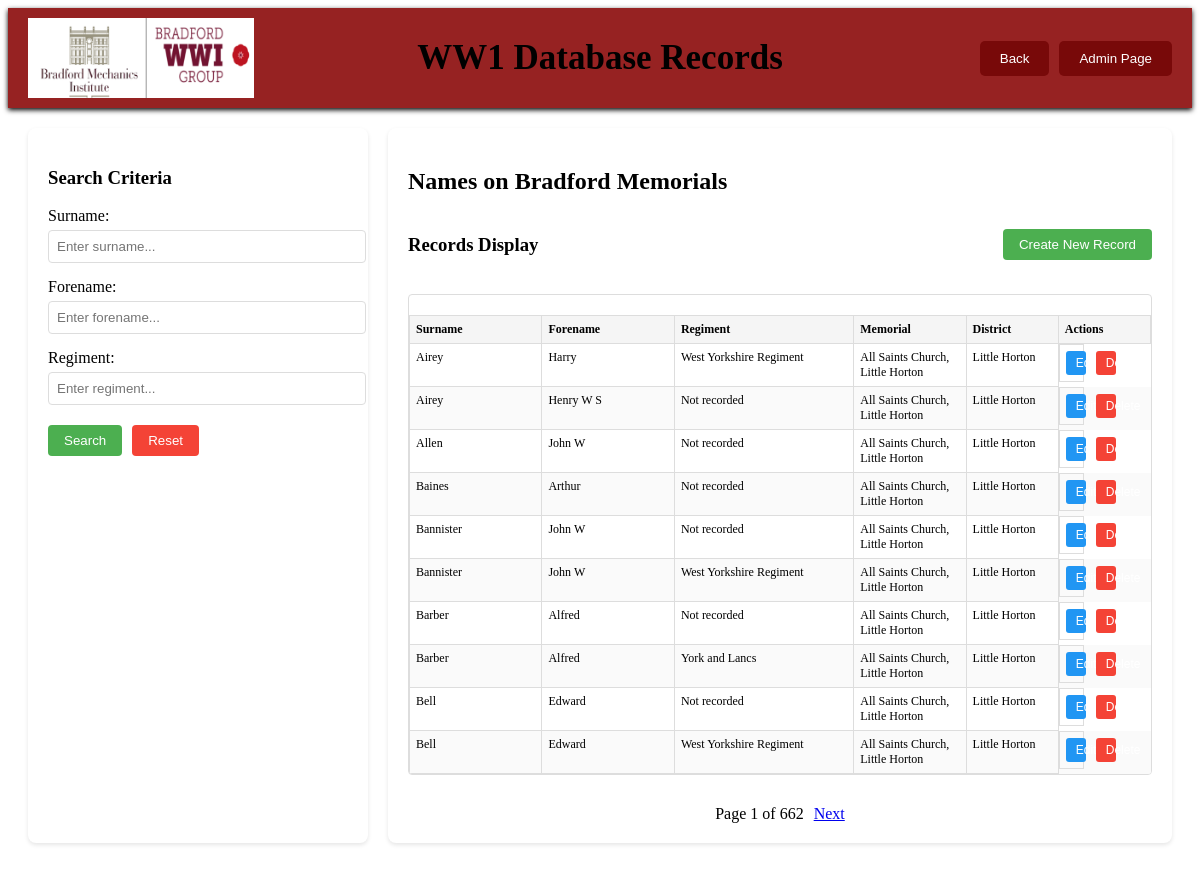
The app's page /admin/AdminMemorial.php with its own data.
### tables this page shows
CREATE TABLE `memorials` (
  `MemorialID` int(11) NOT NULL,
  `Surname` varchar(35) NOT NULL,
  `Forename` varchar(35) NOT NULL,
  `Regiment` varchar(255) NOT NULL,
  `Unit` varchar(255) NOT NULL,
  `Cemetery/Memorial` varchar(255) NOT NULL,
  `Cemetery/Grave Ref.` varchar(255) NOT NULL,
  `Cemetery / Memorial Country` varchar(255) NOT NULL,
  `Memorial` varchar(255) NOT NULL,
  `Memorial Location` varchar(255) NOT NULL,
  `Memorial Info` varchar(255) NOT NULL,
  `Memorial Postcode` varchar(255) NOT NULL,
  `District` varchar(255) NOT NULL,
  `Photo available` varchar(10) NOT NULL
);

### admin/AdminMemorial.php (the view, shortened to what this page needs)
<?php
require 'db_connect.php';
$surname = $_GET['surname'] ?? '';
$forename = $_GET['forename'] ?? '';
$regiment = $_GET['regiment'] ?? '';
$page = $_GET['page'] ?? 1;
$records_per_page = 10;
$offset = ($page - 1) * $records_per_page;
$query = "SELECT * FROM memorials WHERE 1=1";
$params = [];
$query .= " LIMIT ? OFFSET ?";
$params[] = $records_per_page;
$params[] = $offset;
$stmt = $mysqli->prepare($query);
$bind_types = str_repeat('s', count($params));
$stmt->bind_param($bind_types, ...$params);
$stmt->execute();
$results = $stmt->get_result()->fetch_all(MYSQLI_ASSOC);
$total_query = "SELECT COUNT(*) FROM memorials WHERE 1=1";
$total_stmt = $mysqli->prepare($total_query);
$total_stmt->execute();
$total_results = $total_stmt->get_result()->fetch_row()[0];
$total_pages = ceil($total_results / $records_per_page);
?>
<!DOCTYPE html>
<html lang="en">
<head>
    <link rel="stylesheet" href="AdminDatabase.css">
</head>
<body>
<div class="navbar">
        <div class="logo">
            <img src="../../rsc/GroupLogo.png" alt="WW1 Group">
        </div>
        <div class="title">
            WW1 Database Records
        </div>
        <div class="navbuttons">
            <button type="button" onclick="location.href='AdminSection2.html'">Back</button>
            <button type="button" onclick="location.href='AdminManageDatabase.html'">Admin Page</button>
        </div>
    </div>
    <div class="container">
        <div class="search-panel">
            <h3>Search Criteria</h3>
            <form id="searchForm" method="get">
                <div class="form-group">
                    <label for="surname">Surname:</label>
                    <input type="text" id="surname" name="surname" placeholder="Enter surname..." value="<?php echo htmlspecialchars($surname); ?>">
                </div>
                <div class="form-group">
                    <label for="forename">Forename:</label>
                    <input type="text" id="forename" name="forename" placeholder="Enter forename..." value="<?php echo htmlspecialchars($forename); ?>">
                </div>
                <div class="form-group">
                    <label for="regiment">Regiment:</label>
                    <input type="text" id="regiment" name="regiment" placeholder="Enter regiment..." value="<?php echo htmlspecialchars($regiment); ?>">
                </div>
                <div class="form-buttons">
                    <button type="button" id="searchButton">Search</button>
                    <button type="button" id="resetButton" onclick="window.location.href = 'AdminMemorial.php';">Reset</button>
                </div>
            </form>
        </div>
        <div class="content-panel">
            <div class="database-title">
                <h2>Names on Bradford Memorials</h2>
            </div>
            <div class="records-container">
                <div class="records-header">
                    <h3 id="resultsHeading">Records Display</h3>
                    <button id="createRecordBtn" class="create-record-btn">Create New Record</button>
                </div>
                <div class="display">
                    <?php
                    if (empty($results)) {
                        echo "<p>No records found.</p>";
                    } else {
                        echo "<table class='records-table'>";
                        echo "<thead><tr>
                            <th>Surname</th>
                            <th>Forename</th>
                            <th>Regiment</th>
                            <th>Memorial</th>
                            <th>District</th>
                            <th>Actions</th>
                        </tr></thead><tbody>";
                        foreach ($results as $row) {
                            echo "<tr>";
                            echo "<td>" . htmlspecialchars($row['Surname']) . "</td>";
                            echo "<td>" . htmlspecialchars($row['Forename']) . "</td>";
                            echo "<td>" . htmlspecialchars($row['Regiment']) . "</td>";
                            echo "<td>" . htmlspecialchars($row['Memorial']) . "</td>";
                            echo "<td>" . htmlspecialchars($row['District']) . "</td>";
                            echo "<td class='action-buttons'>
                                <button class='edit-btn' data-id='" . $row['MemorialID'] . "'
                                data-surname='" . htmlspecialchars($row['Surname']) . "'
                                data-forename='" . htmlspecialchars($row['Forename']) . "'
                                data-regiment='" . htmlspecialchars($row['Regiment']) . "'
                                data-unit='" . htmlspecialchars($row['Unit']) . "'
                                data-cemetery='" . htmlspecialchars($row['Cemetery/Memorial']) . "'
                                data-cemetery-ref='" . htmlspecialchars($row['Cemetery/Grave Ref.']) . "'
                                data-cemetery-country='" . htmlspecialchars($row['Cemetery / Memorial Country']) . "'
                                data-memorial='" . htmlspecialchars($row['Memorial']) . "'
                                data-memorial-location='" . htmlspecialchars($row['Memorial Location']) . "'
                                data-memorial-info='" . htmlspecialchars($row['Memorial Info']) . "'
                                data-memorial-postcode='" . htmlspecialchars($row['Memorial Postcode']) . "'
                                data-district='" . htmlspecialchars($row['District']) . "'
                                data-photo='" . htmlspecialchars($row['Photo available']) . "'
                                >Edit</button>
                                <button class='delete-btn' data-id='" . $row['MemorialID'] . "'>Delete</button>
                            </td>";
                            echo "</tr>";
                        }
                        echo "</tbody></table>";
                    }
                    ?>
                </div>
                <div class="pagination">
                    <span id="pageInfo">Page <?php echo $page; ?> of <?php echo $total_pages; ?></span>
                    <?php if ($page < $total_pages): ?>
                        <a href="?surname=<?php echo urlencode($surname); ?>&forename=<?php echo urlencode($forename); ?>&regiment=<?php echo urlencode($regiment); ?>&page=<?php echo $page + 1; ?>">Next</a>
                    <?php endif; ?>
                </div>
            </div>
        </div>
    </div>
</body>
</html>

### admin/AdminDatabase.css (style rules this page uses)
.container { display: flex; padding: 20px; gap: 20px; }
.navbar { display: flex; justify-content: space-between; align-items: center; width: 100%; background-color: #962222; padding: 10px 20px; box-sizing: border-box; box-shadow: 0 2px 5px rgba(0, 0, 0, 1); height: 100px; position: relative; }
.navbar .logo { background-color: #ffffff; height: 100%; align-items: center; display: flex; }
.navbar .logo img { height: 80px; }
.navbar .title { color: black; font-size: 35px; position: absolute; left: 50%; transform: translateX(-50%); white-space: nowrap; font-family: 'Kameron'; font-weight: bold; }
.navbar .navbuttons { display: flex; gap: 10px; }
.navbar .navbuttons button { padding: 10px 20px; background-color: #780909; color: white; border: none; cursor: pointer; border-radius: 5px; }
.search-panel { flex: 0 0 300px; padding: 20px; background: white; border-radius: 8px; box-shadow: 0 2px 4px rgba(0,0,0,0.1); }
.content-panel { flex: 1; background: white; padding: 20px; border-radius: 8px; box-shadow: 0 2px 4px rgba(0,0,0,0.1); }
.form-group { margin-bottom: 15px; }
.form-group label { display: block; margin-bottom: 5px; }
.form-group input { width: 100%; padding: 8px; border: 1px solid #ddd; border-radius: 4px; }
.form-buttons { display: flex; gap: 10px; margin-top: 20px; }
.form-buttons button { padding: 8px 16px; border: none; border-radius: 4px; cursor: pointer; }
#searchButton { background-color: #4CAF50; color: white; }
#resetButton { background-color: #f44336; color: white; }
.display table { width: 100%; border-collapse: collapse; margin-top: 20px; }
.display th, .display td { padding: 12px; text-align: left; border: 1px solid #ddd; }
.display th { background-color: #f5f5f5; font-weight: bold; }
.display tr:nth-child(even) { background-color: #fafafa; }
.pagination { margin-top: 20px; display: flex; justify-content: center; gap: 10px; }
.records-table { width: 100%; border-collapse: collapse; font-size: 12px; table-layout: fixed; }
.records-table th, .records-table td { padding: 6px; vertical-align: top; border: 1px solid #ddd; }
.records-table th:nth-child(1), .records-table td:nth-child(1) { width: 18%; }
.records-table th:nth-child(2), .records-table td:nth-child(2) { width: 18%; }
.records-table th:nth-child(3), .records-table td:nth-child(3) { width: 25%; }
.records-table th:nth-child(4), .records-table td:nth-child(4) { width: 15%; }
.records-table th:nth-child(5), .records-table td:nth-child(5) { width: 12%; }
.records-table th:nth-child(6), .records-table td:nth-child(6) { width: 12%; }
.records-header { display: flex; justify-content: space-between; align-items: center; margin-bottom: 10px; }
.create-record-btn { padding: 8px 16px; background-color: #4CAF50; color: white; border: none; border-radius: 4px; cursor: pointer; }
.action-buttons { display: flex; gap: 10px; justify-content: space-between; padding: 5px 0; }
.edit-btn, .delete-btn { padding: 5px 10px; color: white; border: none; border-radius: 3px; cursor: pointer; font-size: 12px; width: 45%; text-align: center; }
.edit-btn { background-color: #2196F3; }
.delete-btn { background-color: #f44336; }
.records-container { position: relative; height: calc(100vh - 280px); display: flex; flex-direction: column; }
.display { flex: 1; overflow-y: auto; max-height: 100%; border: 1px solid #ddd; border-radius: 4px; margin: 10px 0; }
.records-table { margin: 0; width: 100%; }
.records-table thead { position: sticky; top: 0; background: #f5f5f5; z-index: 1; }

### records on screen
memorials: Surname "Airey", Forename "Harry", Regiment "West Yorkshire Regiment", Memorial "All Saints Church, Little Horton", District "Little Horton"
memorials: Surname "Airey", Forename "Henry W S", Regiment "Not recorded", Memorial "All Saints Church, Little Horton", District "Little Horton"
memorials: Surname "Allen", Forename "John W", Regiment "Not recorded", Memorial "All Saints Church, Little Horton", District "Little Horton"
memorials: Surname "Baines", Forename "Arthur", Regiment "Not recorded", Memorial "All Saints Church, Little Horton", District "Little Horton"
memorials: Surname "Bannister", Forename "John W", Regiment "Not recorded", Memorial "All Saints Church, Little Horton", District "Little Horton"
memorials: Surname "Bannister", Forename "John W", Regiment "West Yorkshire Regiment", Memorial "All Saints Church, Little Horton", District "Little Horton"
memorials: Surname "Barber", Forename "Alfred", Regiment "Not recorded", Memorial "All Saints Church, Little Horton", District "Little Horton"
memorials: Surname "Barber", Forename "Alfred", Regiment "York and Lancs", Memorial "All Saints Church, Little Horton", District "Little Horton"
memorials: Surname "Bell", Forename "Edward", Regiment "Not recorded", Memorial "All Saints Church, Little Horton", District "Little Horton"
memorials: Surname "Bell", Forename "Edward", Regiment "West Yorkshire Regiment", Memorial "All Saints Church, Little Horton", District "Little Horton"

### other values on screen
$page "1"
$total_pages "662"
